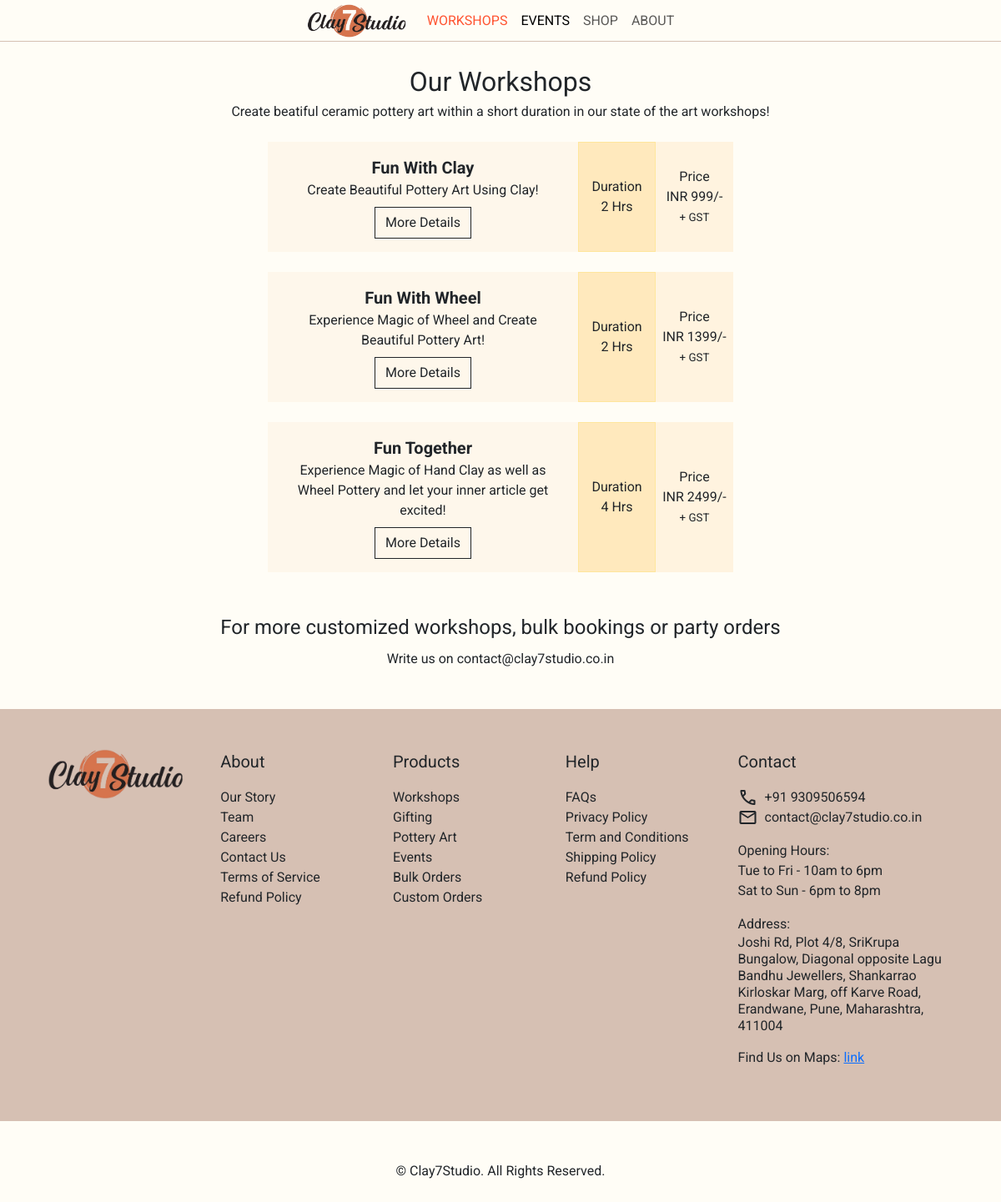
Screenshot of /workshops with the database file from the repository.
### tables this page shows
CREATE TABLE workshops (
                id TEXT,
                title TEXT,
                shortDescription TEXT,
                duration INTEGER,
                fees INTEGER,
                maxCapacity INTEGER
            );

### app.py (the view)
@app.route('/workshops', methods=['GET'])
def getWorkshops():
    workshops = getWorkshops_()
    for workshop in workshops:
        workshop['fees'] = 'INR ' + str(workshop['fees']) + '/-'
        fDuration = str(workshop['duration']//60) + " Hrs"
        if workshop['duration']%60 != 0:
            fDuration += " " + str(int(workshop['duration']%60)) + " Mins"
        workshop['duration'] = fDuration
    return render_template('workshops.html', workshops=workshops)

### workshops.py (called while the page is built)
def getWorkshops_():
    conn = sqlite3.connect("data.db")
    conn.row_factory = sqlite3.Row
    cur = conn.cursor()
    try:
        res = cur.execute("SELECT id, title, shortDescription, duration, fees FROM WORKSHOPS")
        cols = [desc[0] for desc in res.description]
        rows = res.fetchall()
        workshops = [dict(zip(cols, row)) for row in rows]
        return workshops
    except Exception as e:
        print(traceback.format_exc())
        return 'server-error', 500
    finally:
        conn.close()

### templates/workshops.html (shortened to what this page needs)
<!DOCTYPE html>
<html>
  <head>
    <link
      href="https://cdn.jsdelivr.net/npm/bootstrap@5.3.3/dist/css/bootstrap.min.css"
      rel="stylesheet"
    />
  </head>
  <body>
    <nav
      class="navbar navbar-expand-lg sticky-top m-0 p-3 navbar-scrolled"
      id="mainNavbar"
      style="background-color: #fffdf6; border-bottom: 1px solid #d6c0b3"
    >
      <div
        class="container-fluid d-flex justify-content-center align-items-center"
      >
        <div class="d-flex justify-content-around align-items-center">
          <a class="navbar-brand fw-bold" href="./index.html">
            <img
              src="{{url_for('static', filename='imgs/logo-no-bg.png')}}"
              class="nav-logo logo-scrolled"
              id="navLogo"
            />
          </a>
          <div
            class="offcanvas offcanvas-start"
            tabindex="-1"
            id="offcanvasNavbar"
            aria-labelledby="offcanvasNavbarLabel"
          >
            <div class="offcanvas-body">
              <div class="offcanvas-body">
                <div class="navbar-nav justify-content-end flex-grow-1 pe-3">
                  <a
                    class="nav-link header-option"
                    style="color: rgb(255, 84, 49)"
                    href="{{url_for('getWorkshops')}}"
                    >WORKSHOPS</a
                  >
                  <a class="nav-link active header-option" href="./events.html"
                    >EVENTS</a
                  >
                  <a class="nav-link header-option" href="./coming-soon.html"
                    >SHOP</a
                  >
                  <a class="nav-link header-option" href="./coming-soon.html"
                    >ABOUT</a
                  >
                </div>
              </div>
            </div>
          </div>
        </div>
      </div>
    </nav>
    <div class="container mb-4 text-center">
      <div class="my-4">
        <div class="fs-2">Our Workshops</div>
        <div>
          Create beatiful ceramic pottery art within a short duration in our
          state of the art workshops!
        </div>
      </div>
      {% for workshop in workshops %}
      <div class="row justify-content-around p-0 m-0 mb-4">
        <div class="col-6 row p-0 m-0">
          <div class="col-8 m-0 p-3" style="background-color: #fef7eb">
            <div class="fs-5 fw-bold">{{workshop["title"]}}</div>
            <div>{{workshop["shortDescription"]}}</div>
            <a href="./workshop/{{workshop["id"]}}/nearest">
              <button type="button" class="btn btn-outline-dark rounded-0 mt-2">
                More Details
              </button>
            </a>
          </div>
          <div
            class="col-2 m-0 p-0 d-flex justify-content-center align-items-center border border-warning-subtle"
            style="background-color: #ffe9bd"
          >
            <div>
              Duration <br />
              {{workshop['duration']}}
            </div>
          </div>
          <div
            class="col-2 m-0 p-0 d-flex justify-content-center align-items-center"
            style="background-color: #fff3df"
          >
            <div>
              Price <br />
              {{workshop['fees']}} <br />
              <span style="font-size: smaller">+ GST</span>
            </div>
          </div>
        </div>
      </div>
      {% endfor %}
    </div>
    <div class="container mb-5">
      <div class="fs-4 text-center mt-5 mb-2">
        For more customized workshops, bulk bookings or party orders
      </div>
      <div class="text-center">Write us on contact@clay7studio.co.in</div>
    </div>
    <div style="background-color: #d6c0b3">
      <div class="container-fluid p-5">
        <div class="row justify-content-around">
          <div class="col-md-2 d-none d-md-block">
            <img
              src="{{url_for('static', filename='imgs/logo-no-bg.png')}}"
              class="img-fluid"
              style="width: 100%"
            />
          </div>
          <div class="col-md-2">
            <p class="fs-5">About</p>
            <ul class="list-unstyled">
              <li>Our Story</li>
              <li>Team</li>
              <li>Careers</li>
              <li>Contact Us</li>
              <li>Terms of Service</li>
              <li>Refund Policy</li>
            </ul>
          </div>
          <div class="col-md-2">
            <p class="fs-5">Products</p>
            <ul class="list-unstyled">
              <li>Workshops</li>
              <li>Gifting</li>
              <li>Pottery Art</li>
              <li>Events</li>
              <li>Bulk Orders</li>
              <li>Custom Orders</li>
            </ul>
          </div>
          <div class="col-md-2">
            <p class="fs-5">Help</p>
            <ul class="list-unstyled">
              <li>FAQs</li>
              <li>Privacy Policy</li>
              <li>Term and Conditions</li>
              <li>Shipping Policy</li>
              <li>Refund Policy</li>
            </ul>
          </div>
          <div class="col-md-3">
            <p class="fs-5">Contact</p>
            <ul class="list-unstyled">
              <li class="d-flex align-items-center">
                <span class="material-symbols-outlined me-2"> call </span>+91
                9309506594
              </li>
              <li class="d-flex align-items-center">
                <span class="material-symbols-outlined me-2"> mail </span>
                contact@clay7studio.co.in
              </li>
            </ul>
            <ul class="list-unstyled">
              <li>Opening Hours:</li>
              <li>Tue to Fri - 10am to 6pm</li>
              <li>Sat to Sun - 6pm to 8pm</li>
            </ul>
            <ul class="list-unstyled">
              <li>Address:</li>
              <li class="lh-sm">
                Joshi Rd, Plot 4/8, SriKrupa Bungalow, Diagonal opposite Lagu
                Bandhu Jewellers, Shankarrao Kirloskar Marg, off Karve Road,
                Erandwane, Pune, Maharashtra, 411004
              </li>
            </ul>
            <ul class="list-unstyled">
              <li>Find Us on Maps: <a href="#">link</a></li>
            </ul>
          </div>
        </div>
      </div>
    </div>
    <div class="container-fluid p-5">
      <div class="row">
        <div class="col text-center">
          <p class="p-0 m-0">© Clay7Studio. All Rights Reserved.</p>
        </div>
      </div>
    </div>
  </body>
</html>

### templates/workshops.html (style rules this page uses)
* { font-family: Roboto, Arial, Helvetica, sans-serif; }
body { background-color: #fffdf6; }
#mainNavbar { transition: all 0.3s ease-in-out; }
.navbar-scrolled { height: 50px !important; padding-top: 5px !important; padding-bottom: 5px !important; border-bottom: 1px solid #d6c0b3; }
.nav-logo { height: 60px; width: 180px; }
.logo-scrolled { height: 40px; width: 120px; }

### rows the page displays
workshops: title "Fun With Clay", shortDescription "Create Beautiful Pottery Art Using Clay!", duration "2 Hrs", fees "INR 999/-"
workshops: title "Fun With Wheel", shortDescription "Experience Magic of Wheel and Create Beautiful Pottery Art!", duration "2 Hrs", fees "INR 1399/-"
workshops: title "Fun Together", shortDescription "Experience Magic of Hand Clay as well as Wheel Pottery and let your inner article get excited!", duration "4 Hrs", fees "INR 2499/-"
